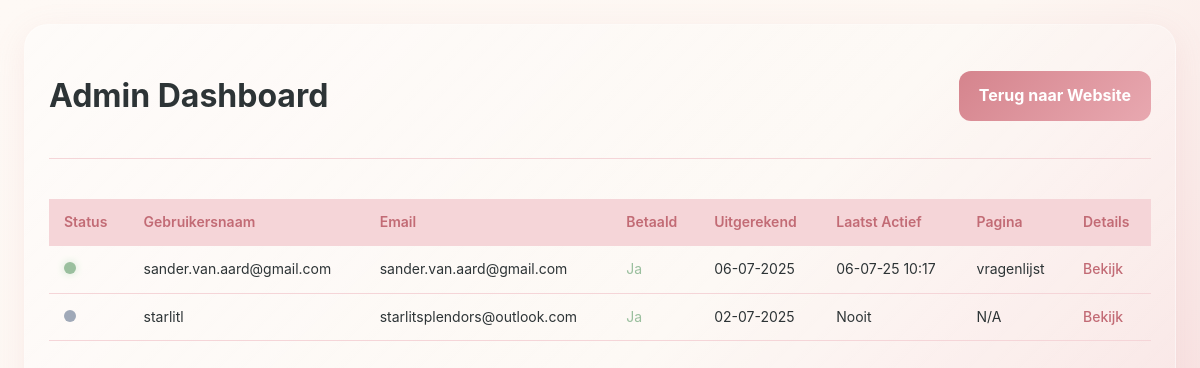
The app's page /admin/dashboard (signed in) with its own data.
### database.py (models this page shows)
class User(db.Model):
    id = db.Column(db.Integer, primary_key=True)
    email = db.Column(db.String(120), unique=True, nullable=True)
    username = db.Column(db.String(80), unique=True, nullable=True)
    password_hash = db.Column(db.String(128), nullable=True)
    woman_name = db.Column(db.String(120), nullable=True)
    partner_name = db.Column(db.String(120), nullable=True)
    woman_dob = db.Column(db.Date, nullable=True)
    due_date = db.Column(db.Date, nullable=False)
    midwifery_practice = db.Column(db.String(120), nullable=True)
    midwifery_phone = db.Column(db.String(20), nullable=True)
    woman_phone = db.Column(db.String(20), nullable=True)
    partner_phone = db.Column(db.String(20), nullable=True)
    baby_name = db.Column(db.String(120), nullable=True)
    baby_name_secret = db.Column(db.Boolean, default=False)
    medical_complications = db.Column(db.Text, nullable=True)
    paid = db.Column(db.Boolean, default=False)
    is_confirmed = db.Column(db.Boolean, nullable=False, default=False) # NIEUW: Voor e-mailverificatie
    is_admin = db.Column(db.Boolean, default=False, nullable=False)
    birth_year = db.Column(db.Integer, nullable=True)  # Voor geanonimiseerde data
    is_anonymized = db.Column(db.Boolean, default=False, nullable=False)
    last_activity = db.Column(db.DateTime, nullable=True)  # Voor 'wie is online'
    last_seen_page = db.Column(db.String(100), nullable=True)  # Voor 'waar is gebruiker'
    birth_plan = db.relationship('BirthPlan', backref='user', uselist=False, cascade="all, delete-orphan")

### app.py (the view)
@app.route("/admin")
@app.route("/admin/dashboard")
@admin_required
def admin_dashboard():
    all_users = User.query.order_by(User.last_activity.desc()).all()
    online_threshold = datetime.utcnow() - timedelta(minutes=15)
    return render_template("admin_dashboard.html",
                           all_users=all_users,
                           online_threshold=online_threshold)

### app.py (called while the page is built)
def admin_required(f):
    @wraps(f)
    def wrapper(*args, **kwargs):
        if "user_id" not in session:
            flash("Je moet ingelogd zijn om deze pagina te bekijken.", "error")
            return redirect(url_for("login"))
        user = User.query.get(session["user_id"])
        if not user or not user.is_admin:
            flash("Je hebt geen toegang tot deze pagina.", "error")
            return redirect(url_for("dashboard"))
        return f(*args, **kwargs)
    return wrapper

### templates/admin_dashboard.html (shortened to what this page needs)
<!doctype html>
<html lang="nl">
<head>
    <link rel="stylesheet" href="{{ url_for('static', filename='style.css') }}">
</head>
<body>
<main id="layout">
    <div class="container">
        <div class="dashboard-header">
            <h1>Admin Dashboard</h1>
            <a href="{{ url_for('dashboard') }}" class="submit-btn" style="padding: 10px 20px; font-size: 16px;">Terug naar Website</a>
        </div>
        <div style="overflow-x: auto;">
            <table class="admin-table">
                <thead>
                    <tr>
                        <th>Status</th>
                        <th>Gebruikersnaam</th>
                        <th>Email</th>
                        <th>Betaald</th>
                        <th>Uitgerekend</th>
                        <th>Laatst Actief</th>
                        <th>Pagina</th>
                        <th>Details</th>
                    </tr>
                </thead>
                <tbody>
                    {% for user in all_users %}
                    <tr>
                        <td>
                            <span class="status-dot {% if user.last_activity and user.last_activity > online_threshold %}online{% else %}offline{% endif %}"></span>
                        </td>
                        <td>{{ user.username or 'N/A' }}</td>
                        <td>{{ user.email or 'N/A' }}</td>
                        <td>
                            {% if user.is_anonymized %}
                                <em style="color: var(--text-subtle);">N.v.t.</em>
                            {% elif user.paid %}
                                <span style="color: var(--sage);">Ja</span>
                            {% else %}
                                <span style="color: var(--rose-dark);">Nee</span>
                            {% endif %}
                        </td>
                        <td>{{ user.due_date.strftime('%d-%m-%Y') if user.due_date else 'N/A' }}</td>
                        <td>{{ user.last_activity.strftime('%d-%m-%y %H:%M') if user.last_activity else 'Nooit' }}</td>
                        <td>{{ user.last_seen_page or 'N/A' }}</td>
                        <td><a href="{{ url_for('admin_user_view', user_id=user.id) }}">Bekijk</a></td>
                    </tr>
                    {% endfor %}
                </tbody>
            </table>
        </div>
    </div>
</main>
</body>
</html>

### static/style.css (style rules this page uses)
:root { --rose:#d5848d;--rose-dark:#c26b75;--rose-light:#e8a8b0;--rose-subtle:#f5d5d8;--peach:#f2c4a8;--cream:#fef9f5;--beige:#fdf7f2;--white:#ffffff;--sage:#9abf9e;--sage-light:#cfe6d0;--orange-light: #fdece3; --orange-dark: #e6a27e; --text:#2d3436;--text-light:#636e72;--text-subtle:#a0a9b8;--shadow-soft:0 8px 32px rgba(213,132,141,.12);--gradient-main:linear-gradient(135deg,var(--cream)0%,var(--beige)50%,var(--rose-subtle)100%);--gradient-glass:linear-gradient(135deg,rgba(255,255,255,.4)0%,rgba(255,255,255,.1)100%);--gradient-rose:linear-gradient(135deg,var(--rose)0%,var(--rose-light)100%) }
html, body { margin: 0; padding: 0; height: 100%; background: var(--gradient-main); }
* { box-sizing:border-box; }
body { font-family:-apple-system,BlinkMacSystemFont,'Segoe UI',Roboto,'Inter',sans-serif;color:var(--text);line-height:1.6;min-height:100vh;background-attachment:fixed;font-weight:400 }
#layout { display:flex;flex-direction:column;gap:16px;padding:16px;max-width:1400px;margin:auto;min-height:100vh }
@media (min-width:1000px) { #layout { flex-direction:row;gap:24px;padding:24px } }
.container { flex:1;min-width:280px;display:flex;flex-direction:column;background:var(--gradient-glass);border-radius:24px;padding:24px;border:1px solid rgba(255,255,255,.3);box-shadow:var(--shadow-soft); height: auto; max-height: 95vh; }
.submit-btn { background: var(--gradient-rose); color: var(--white); font-size: 18px; font-weight: bold; border: none; height: 50px; padding: 0 25px; border-radius: 12px; cursor: pointer; transition: transform 0.2s; text-align: center; text-decoration: none; display: inline-flex; align-items: center; justify-content: center; }
.dashboard-header { display: flex; justify-content: space-between; align-items: center; border-bottom: 1px solid var(--rose-subtle); padding-bottom: 15px; margin-bottom: 20px; }
.submit-btn { margin-left: auto; }

### templates/admin_dashboard.html (style rules this page uses)
.container { max-width: 1200px; }
.admin-table { width: 100%; border-collapse: collapse; margin-top: 20px; font-size: 14px; }
.admin-table th, .admin-table td { padding: 12px 15px; text-align: left; border-bottom: 1px solid var(--rose-subtle); white-space: nowrap; }
.admin-table th { background-color: var(--rose-subtle); color: var(--rose-dark); font-weight: 600; }
.status-dot { height: 12px; width: 12px; border-radius: 50%; display: inline-block; margin-right: 5px; }
.status-dot.online { background-color: var(--sage); box-shadow: 0 0 8px var(--sage-light); }
.status-dot.offline { background-color: var(--text-subtle); }
.admin-table a { color: var(--rose-dark); font-weight: 500; text-decoration: none; }

### records on screen
User: username "sander.van.aard@gmail.com", email "sander.van.aard@gmail.com", is_anonymized "Ja", due_date "06-07-2025", last_activity "06-07-25 10:17", last_seen_page "vragenlijst"
User: username "starlitl", email "starlitsplendors@outlook.com", is_anonymized "Ja", due_date "02-07-2025", last_activity "Nooit", last_seen_page "N/A"
